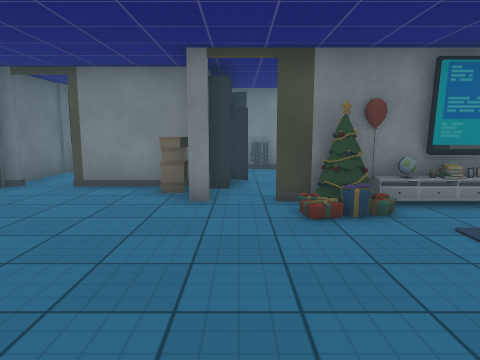
view 1 (above)

24 first-person views from a walk through a 3-D level made in the Unity game engine. The camera is 1.4 m above the floor, tilts 8° down and sees 70° across. Doors are open. The floor is counted in squares, 1 m on a side. Each view is taken from the middle of a square. On the plan, view 1 faces up. The plan holds only what a view shows up to about 15 squares ahead; the rest is blank. The place goes on beyond the plan. The player is left out. Some surface patterns are stand-ins.

view 2
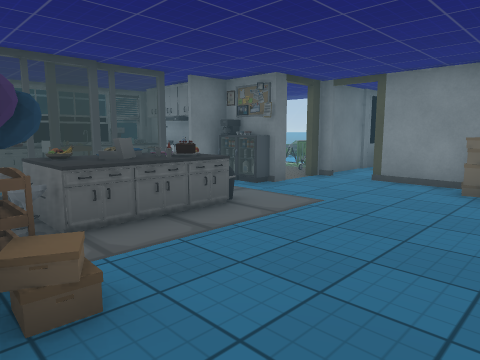

view 3
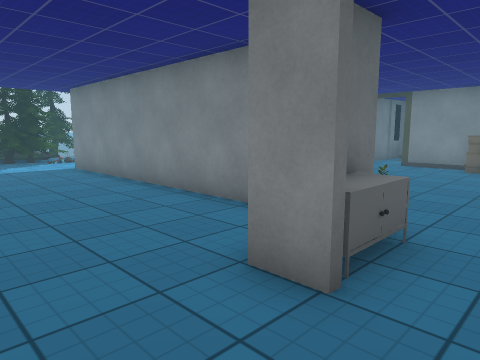

view 4
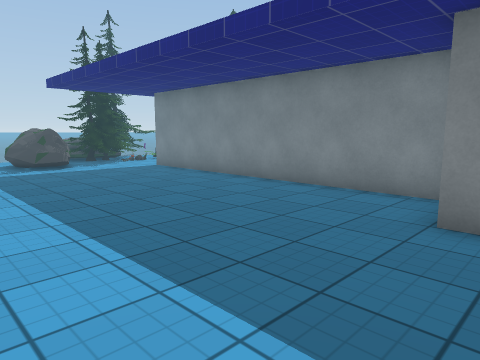

view 5
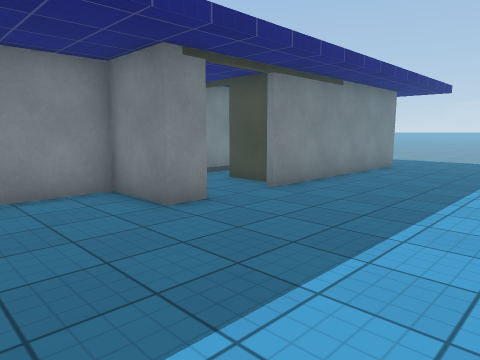

view 6
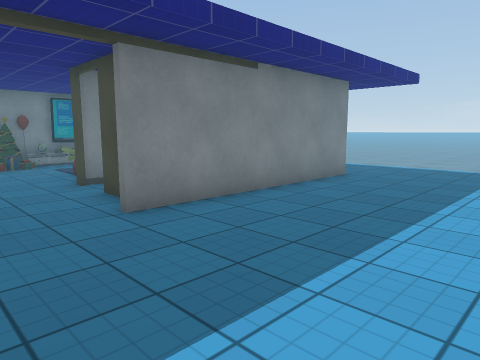

view 7
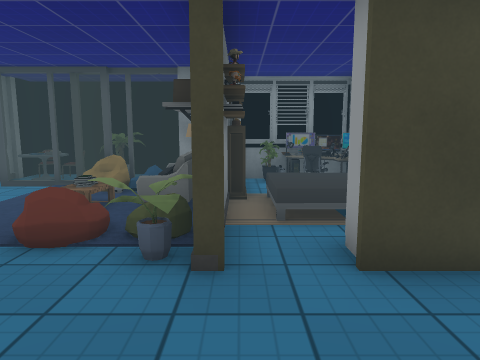

view 8
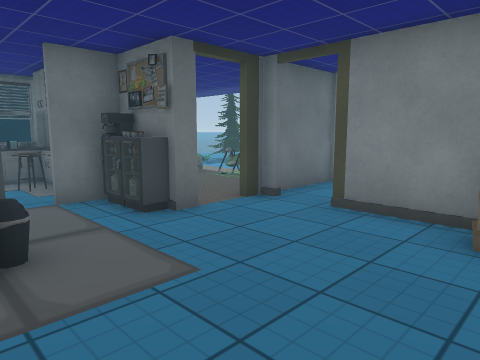

view 9
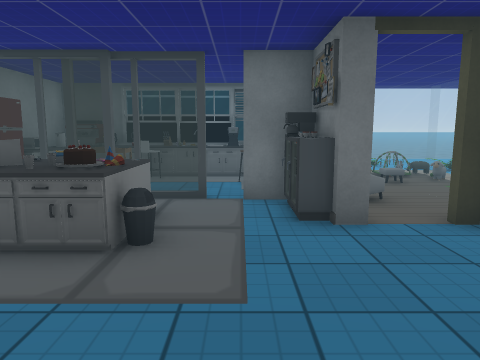

view 10
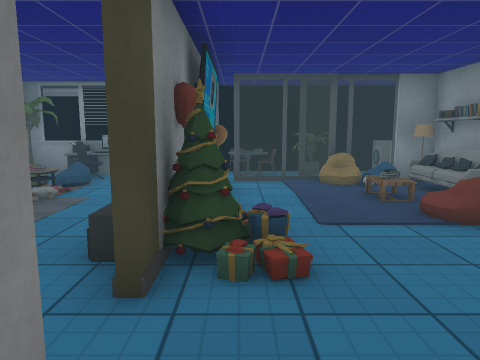

view 11
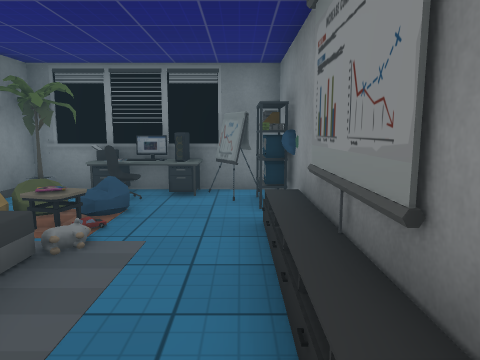

view 12
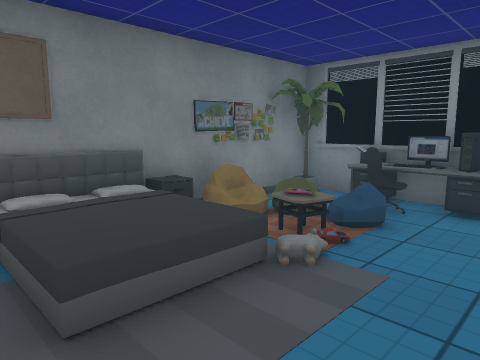

view 13
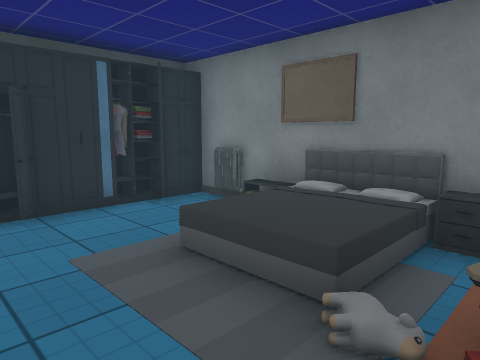

view 14
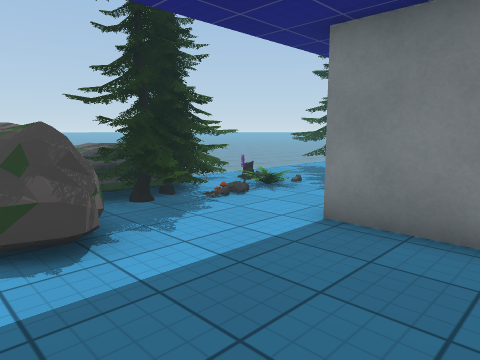

view 15
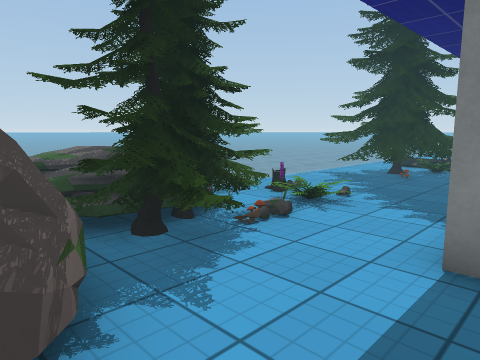

view 16
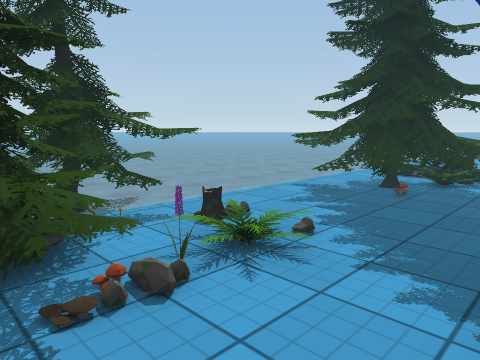

view 17
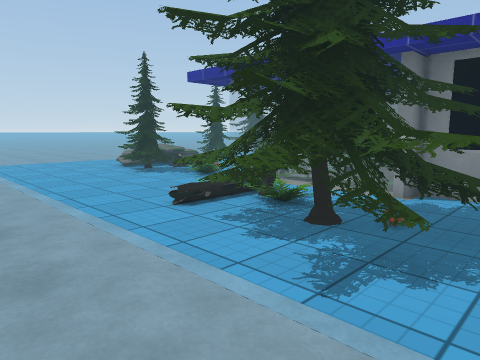

view 18
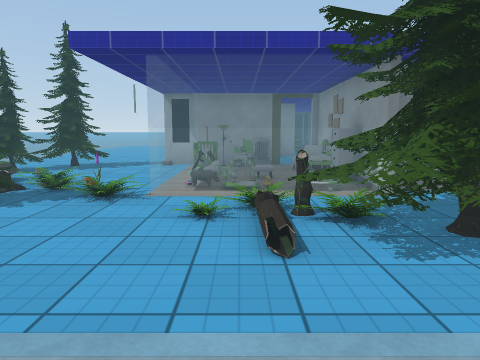

view 19
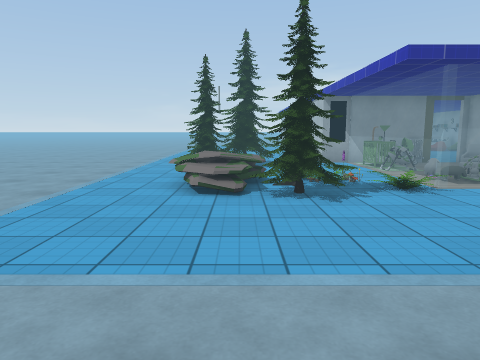

view 20
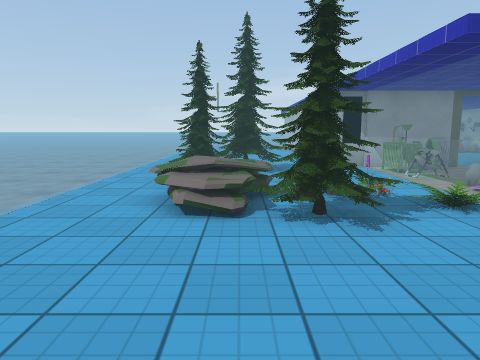

view 21
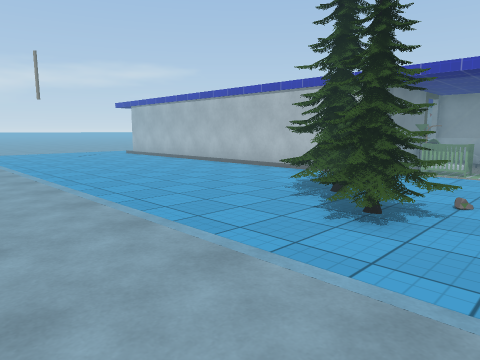

view 22
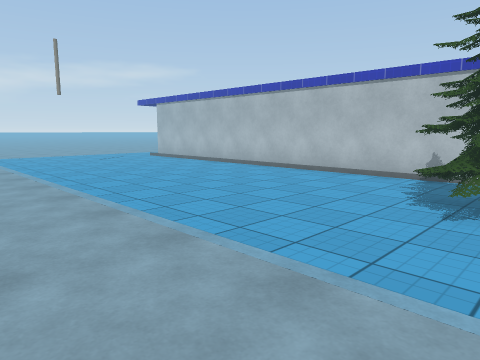

view 23
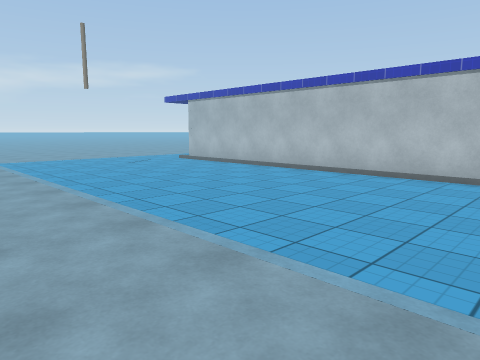

view 24
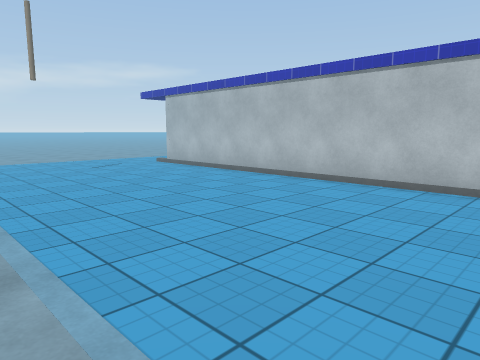

### Floor plan
Key: @ floor where view 1 was taken; # wall or solid block; x gap in a wall; . main floor; : floor 0.5 m higher than the main floor; / step, stairs or slope; D open door; = window, fence, low wall or low ledge; B box; T tree; C counter; F fridge; R rock; A cabinet; U rug; P plant; S sofa; E bed; O other object.
Columns run from 22 left of view 1 to 16 right of it. Each row starts with its distance up from view 1.
 24           ........ ..
 23         ..................
 22        ........................
 21     ...............................
 20    ................................
 19   .......R...TT.....................
 18   ......:   /TT T...................
 17 . ......////.RTTT..................
 16   .....TT /...TTT.................
 15   .....TT...... .................
 14    .....PPOO....................
 13    .....PP......   ###OO#OEOO###
 12   ......P=======#    #O..: OOOP#
 11  ......P.=#OOOOO#.    O..  OOOOO
 10 .......P.=O.OOOO#D    O..  O.O.O.
  9 ....TTOO.=.....OOD#  OO........OO
  8 ....T PP.OOO  .DD...BBD.......OO
  7 ...TTTP T=OOOOODD....#D##OO# OO##
  6 ...TTTTTT#OC  OFF.......T.O..O# O
  5 ....TTTT.#COOOxF..............=OO
  4 ..... ...#CO..x..O........    =P#
  3 .........#CO..=CCC.......U    #P#
  2 ..TTTOR..#CO O#OOC.......UU  S=.#
  1   TTTP...#C   =CCC......POUSSU #O
  0  TTTTPOR.#O OO#OCCOB..@..DOOOO
 -1  RTTTTRT.#O#OF########...OOOO PP
 -2     TTTT.............A..#OEO   OO ..
 -3      TTTT............#DD## ##  O.....
 -4       TTR.............................
 -5      RRRR..............................
 -6      .RR...............................
 -7          ..........................
 -8               ................
 -9                  . ......

Positions as (right, up) in squares from view 1, and headings:
1: (0, 0), facing up
2: (0, -1), facing up-left
3: (1, -6), facing up-left
4: (0, -9), facing up-left
5: (-5, -9), facing up-right
6: (-1, -9), facing up-right
7: (-1, 0), facing right
8: (-1, 3), facing up-left
9: (-1, 5), facing left
10: (-2, 6), facing right
11: (1, 8), facing right
12: (2, 8), facing up-right
13: (6, 8), facing up-left
14: (-10, -6), facing up-left
15: (-12, -5), facing up-left
16: (-13, -2), facing up-left
17: (-21, 4), facing up-right
18: (-21, 10), facing right
19: (-22, 17), facing right
20: (-20, 17), facing right
21: (-11, 24), facing down-right
22: (-8, 24), facing down-right
23: (-5, 24), facing down-right
24: (-4, 22), facing down-right
